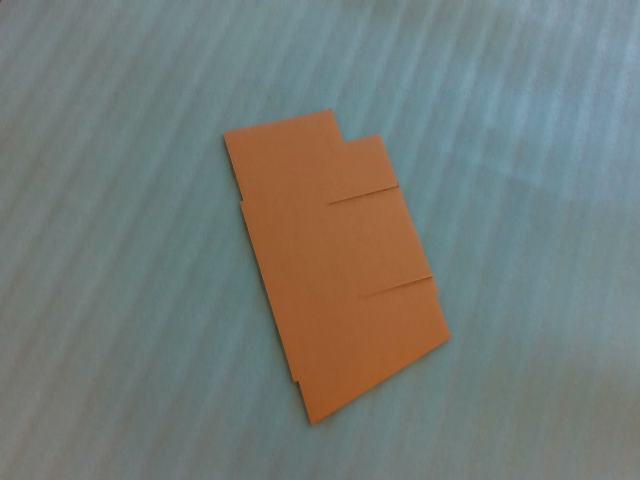
#> input picture test_images/photo_0.png, 640 x 480 px, found by its file name; its folder holds only this picture in this run
$ python edges_test.py
#> lines starting #> are read from the running program, lines starting #| are printed output that depends on the picture; after the words box and inside, x2 and y2 are one past the last pixel; in counts of white or black regions, pixels touching at a corner belong together
#> in main, img is the input picture: shape (480, 640, 3); mean B, G, R 118.2, 123, 116.3
### lib/color_segmentation.py
"""
Segmentation of an image using HSV color space.
"""
import cv2
import numpy as np
from typing import Tuple, List

LOWER_BACKGROUND_COLOR = [20, 0, 0]
UPPER_BACKGROUND_COLOR = [120, 255, 255]

def get_mask(img: np.ndarray) -> np.ndarray:
    """
    Returns the mask of the image.
    """
    mask = cv2.inRange(cv2.cvtColor(img, cv2.COLOR_BGR2HSV), np.array(LOWER_BACKGROUND_COLOR), np.array(UPPER_BACKGROUND_COLOR))
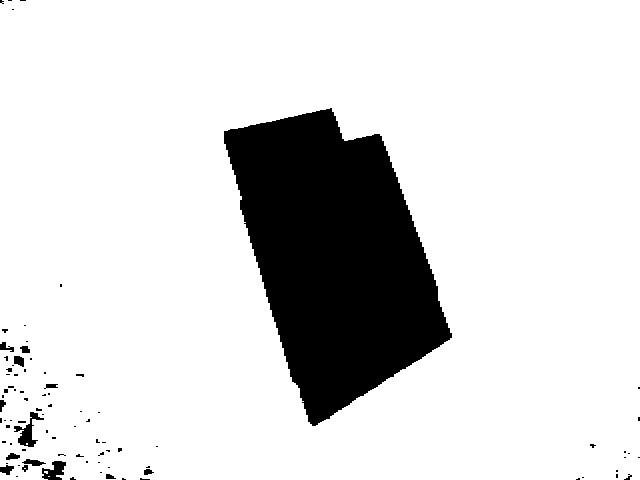
#> mask: shape (480, 640); 85.3% white; 87 black regions (72 under 20 px), largest, box (x1, y1, x2, y2) and area: (224, 108, 452, 426) 43496, (14, 412, 44, 447) 364, (42, 461, 66, 480) 280
    mask = cv2.bitwise_not(mask)
    # remove noise from the picture
    num_labels, labels, stats, centroids = cv2.connectedComponentsWithStats(mask, connectivity=8)
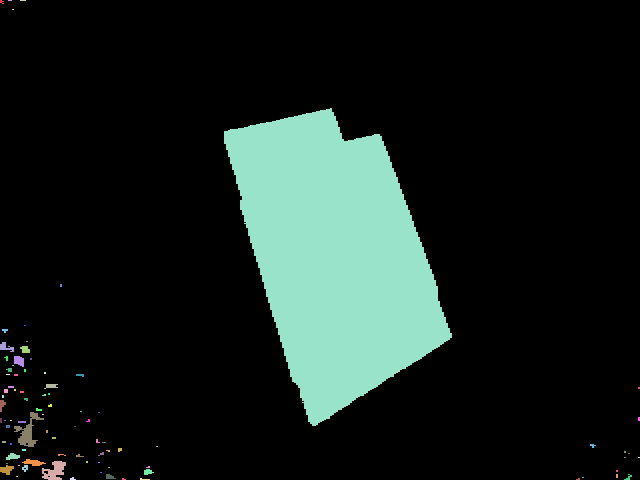
#> labels: shape (480, 640) int32; 88 distinct labels, from 0 to 87; one colour per label, 0 black
#> num_labels = 88; stats = 88 rows, first 6: [0, 0, 640, 480, 261900], [0, 0, 4, 4, 10], [8, 0, 4, 1, 4], [20, 0, 6, 1, 6], [12, 9, 2, 1, 2], [224, 108, 228, 318, 43496]; centroids = 88 pairs, first value 0.5 to 638.5, second value 0 to 478.8
    sizes = stats[1:, -1]  # Get sizes of components, excluding the background
#> sizes = 87 values, max 43496 at index 4, min 2 at index 3, mean 520.7
    min_size = 1000  # Minimum size of components to keep

    new_mask = np.zeros(mask.shape, dtype=np.uint8)

    for i in range(1, num_labels):
        if sizes[i - 1] >= min_size:
            new_mask[labels == i] = 255
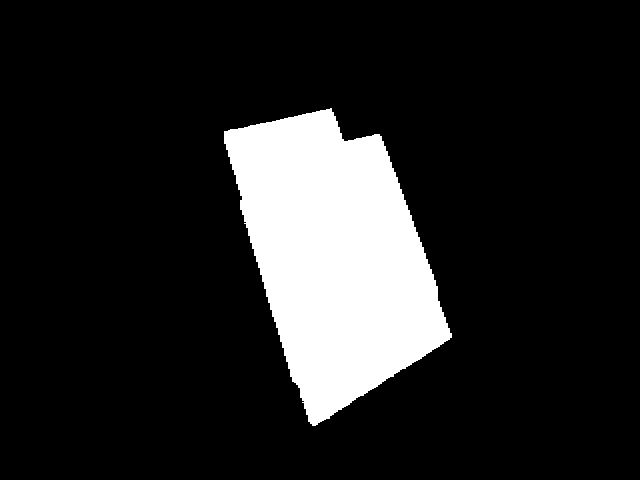
#> new_mask: shape (480, 640); 14.2% white; 1 white region, box (x1, y1, x2, y2) and area: (224, 108, 452, 426) 43496

    mask = new_mask
    return mask

def segment_img(img: np.ndarray) -> np.ndarray:
    """
    Segments the image.
    """
    mask = get_mask(img)
    masked_img = cv2.bitwise_and(img, img, mask=mask)
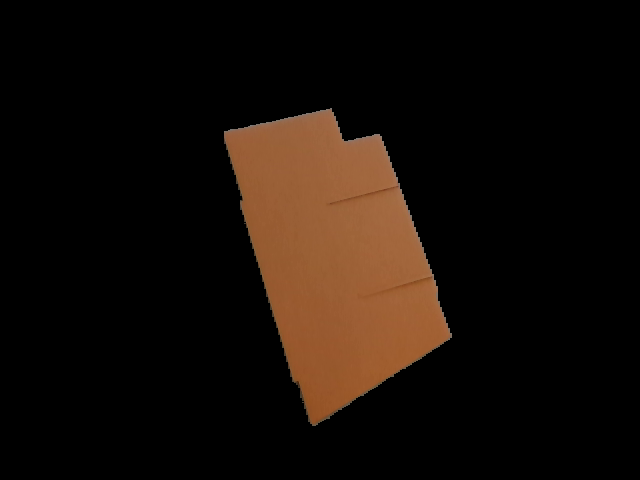
#> masked_img: shape (480, 640, 3); mean B, G, R 7.8, 13.5, 21.9
    return masked_img

### lib/edges.py
"""
Method for edge detection.

This module is made as a separate file to allow for future upgrades, for now, we implement the basic Canny edge detection.
"""
import cv2
import numpy as np
from typing import Tuple, List

def get_edges(image: np.ndarray) -> np.ndarray:
    """
    Get edges from an image using Canny edge detection.

    Args:
        image (numpy.ndarray): The input image.

    Returns:
        numpy.ndarray: The edges detected in the image.
    """
    # Convert to grayscale if the image is in color
    if len(image.shape) == 3:
        gray_image = cv2.cvtColor(image, cv2.COLOR_BGR2GRAY)
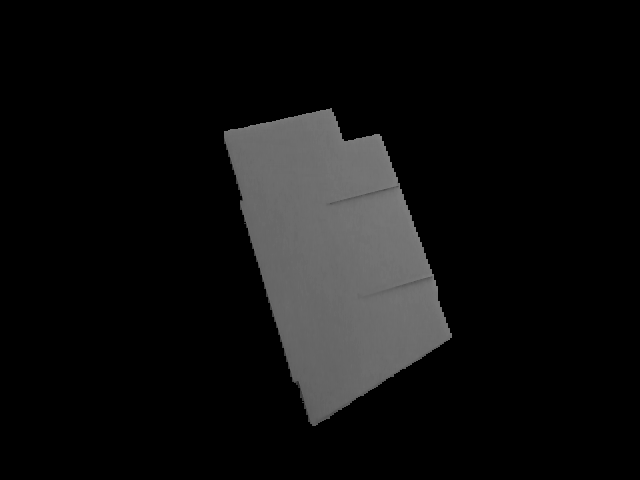
#> gray_image: shape (480, 640); min 0, max 130, mean 15.4
    else:
        gray_image = image

    # Apply Canny edge detection
    edges = cv2.Canny(gray_image, 10, 50)
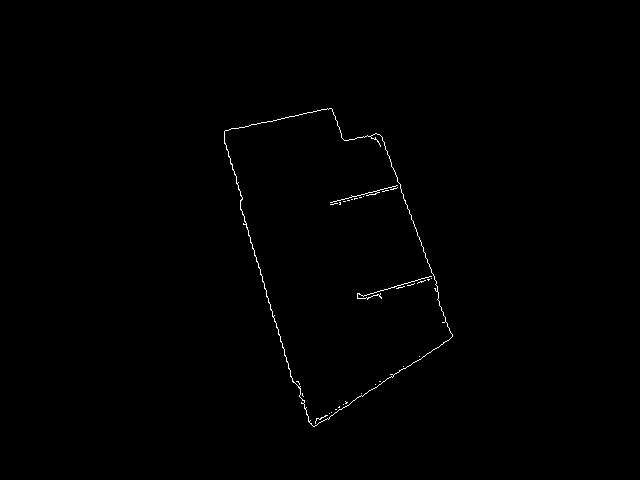
#> edges: shape (480, 640); 0.4% white in thin lines or dots, all inside (x1, y1, x2, y2) = (224, 108, 453, 427)

    return edges

### tests/edges_test.py
"""
Tests for the edge detection.
"""
import os
import sys
import cv2
import numpy as np

sys.path.append(os.path.abspath(os.path.join(os.path.dirname(__file__), '..')))
from lib.color_segmentation import segment_img
from lib.edges import get_edges


def main():
    """
    Main function to run the tests.
    """
    imgs_folder = "test_images"
    output_folder = "output/edge_detection_results"
    os.makedirs(output_folder, exist_ok=True)

    for img_name in os.listdir(imgs_folder):
        img_path = os.path.join(imgs_folder, img_name)
        if os.path.isfile(img_path):
            img = cv2.imread(img_path)
            segmented_img = segment_img(img)
            edges = get_edges(segmented_img)
            output_path = os.path.join(output_folder, img_name)
            cv2.imwrite(output_path, edges)
if __name__ == "__main__":
    main()

$ run again, on test_images/photo_12.png
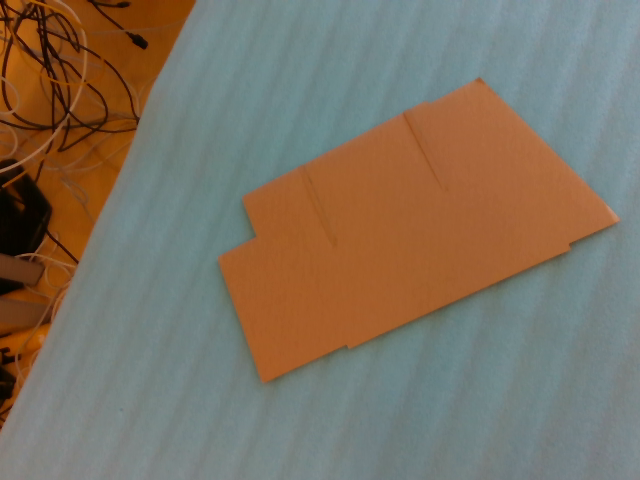
#> input picture test_images/photo_12.png, 640 x 480 px, found by its file name
#> in main, img is the input picture: shape (480, 640, 3); mean B, G, R 98.5, 114.1, 125.1
#> in get_mask, `num_labels, labels, stats, centroids = cv2.connectedComponentsWithStat..`:
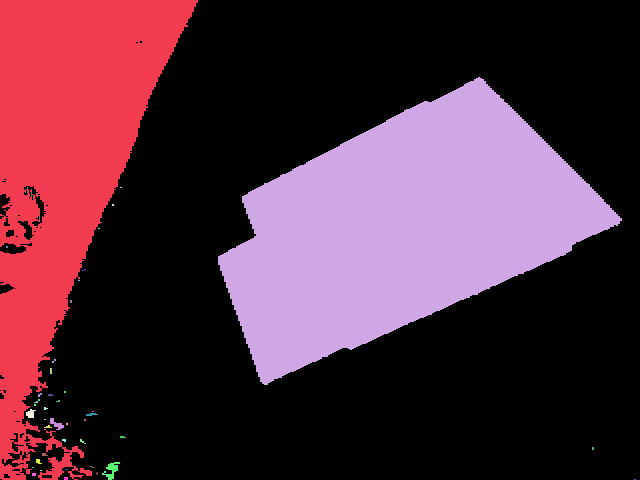
#> labels: shape (480, 640) int32; 43 distinct labels, from 0 to 42; one colour per label, 0 black
#> num_labels = 43; stats = 43 rows, first 6: [0, 0, 640, 480, 195190], [0, 0, 198, 480, 45950], [218, 77, 404, 308, 65524], [120, 187, 2, 1, 2], [112, 204, 2, 2, 4], [98, 228, 2, 1, 2]; centroids = 43 pairs, first value 6.5 to 634.5, second value 165.4 to 479
#> sizes = 42 values, max 65524 at index 1, min 2 at index 2, mean 2666.9
#> in get_edges, `edges = cv2.Canny(gray_image, 10, 50)`:
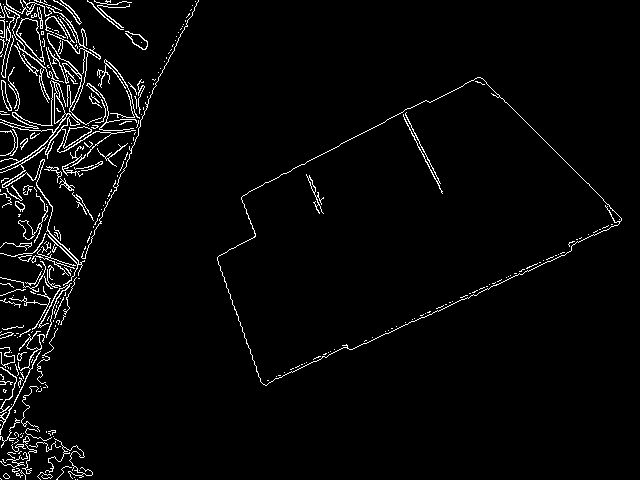
#> edges: shape (480, 640); 3.2% white in thin lines or dots

$ run again, on test_images/photo_13.png
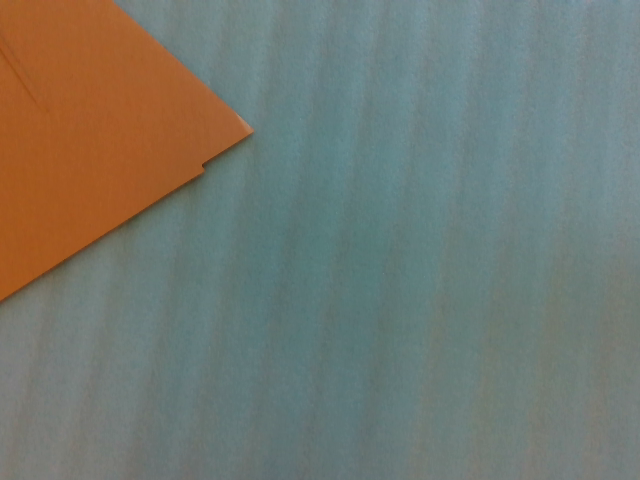
#> input picture test_images/photo_13.png, 640 x 480 px, found by its file name
#> in main, img is the input picture: shape (480, 640, 3); mean B, G, R 111.3, 120, 115.1
#> in get_mask, `mask = cv2.inRange(cv2.cvtColor(img, cv2.COLOR_BGR2HSV), np.array(LOWE..`:
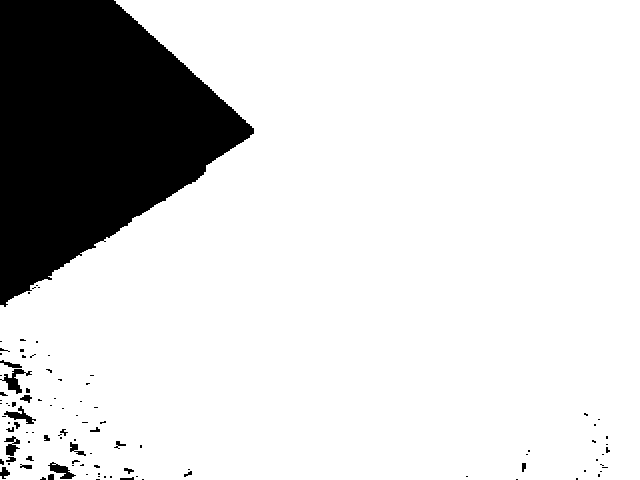
#> mask: shape (480, 640); 83.9% white; 102 black regions (78 under 20 px), largest, box (x1, y1, x2, y2) and area: (0, 0, 254, 307) 47622, (0, 369, 32, 394) 270, (48, 462, 76, 479) 206
#> labels: shape (480, 640) int32; 103 distinct labels, from 0 to 102
#> num_labels = 103; stats = 103 rows, first 6: [0, 0, 640, 480, 257588], [0, 0, 254, 307, 47622], [36, 285, 2, 1, 2], [32, 287, 4, 2, 4], [38, 287, 2, 1, 2], [28, 292, 2, 2, 4]; centroids = 103 pairs, first value 0.5 to 607, second value 130.7 to 479
#> sizes = 102 values, max 47622 at index 0, min 2 at index 1, mean 486.4
#> in get_edges, `edges = cv2.Canny(gray_image, 10, 50)`:
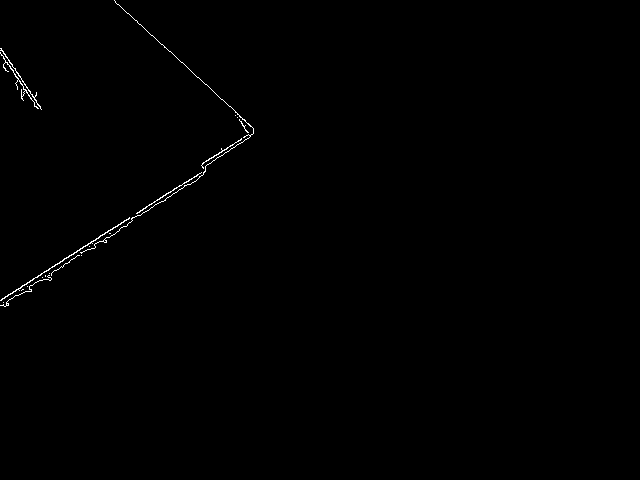
#> edges: shape (480, 640); 0.36% white in thin lines or dots, all inside (x1, y1, x2, y2) = (0, 0, 254, 307)

$ run again, on test_images/photo_14.png
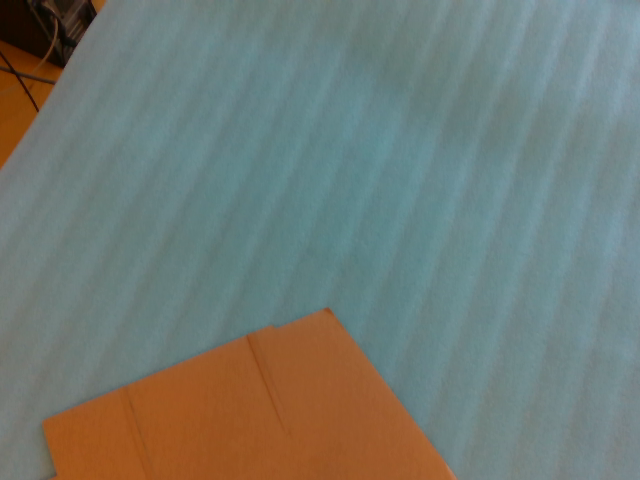
#> input picture test_images/photo_14.png, 640 x 480 px, found by its file name
#> in main, img is the input picture: shape (480, 640, 3); mean B, G, R 115.2, 122, 113.4
#> in get_mask, `mask = cv2.inRange(cv2.cvtColor(img, cv2.COLOR_BGR2HSV), np.array(LOWE..`:
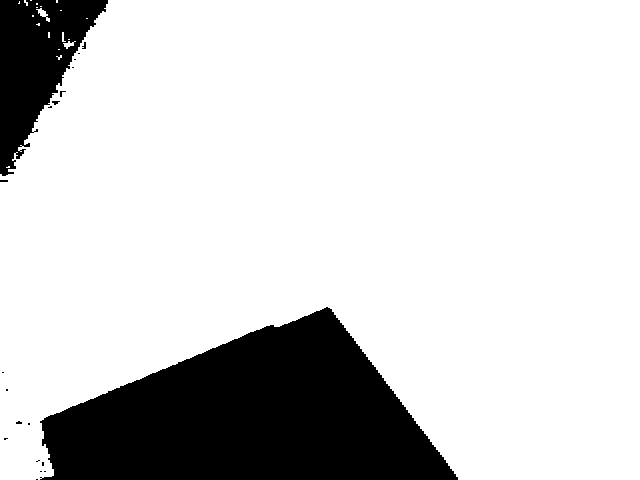
#> mask: shape (480, 640); 82.1% white; 20 black regions (17 under 20 px), largest, box (x1, y1, x2, y2) and area: (40, 307, 458, 480) 45172, (0, 0, 108, 176) 9748, (52, 101, 60, 105) 20
#> labels: shape (480, 640) int32; 21 distinct labels, from 0 to 20
#> num_labels = 21; stats = 21 rows, first 6: [0, 0, 640, 480, 252150], [0, 0, 108, 176, 9748], [82, 42, 4, 7, 18], [78, 53, 2, 1, 2], [74, 59, 2, 1, 2], [72, 67, 2, 1, 2]; centroids = 21 rows, first 8: [343.1, 214.6], [35.02, 62.2], [84.06, 45.44], [78.5, 53], [74.5, 59], [72.5, 67], [61.25, 92.88], [55.1, 102]
#> sizes = 20 values, max 45172 at index 9, min 2 at index 2, mean 2752.5
#> in get_edges, `edges = cv2.Canny(gray_image, 10, 50)`:
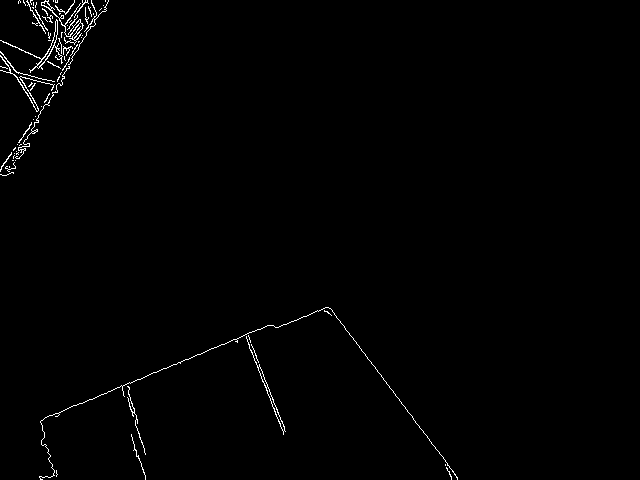
#> edges: shape (480, 640); 0.86% white in thin lines or dots, all inside (x1, y1, x2, y2) = (0, 0, 458, 480)
